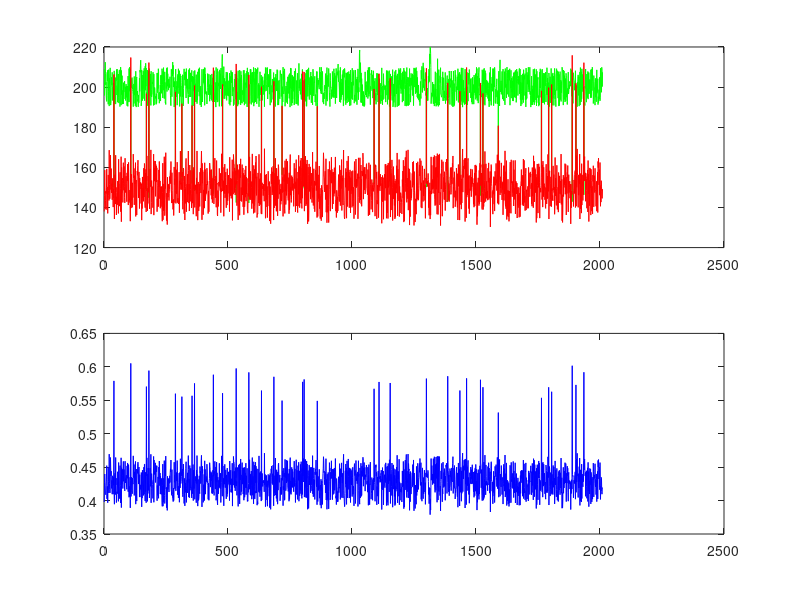

Here is the MATLAB script that generated this plot:

clear;
lambda1=0.3;      % average time at low
lambda2=10;      % average time at high
N=20;              % number of simulated traces

Tmax=2000;       % maximum time
cd('C:\Woods hole\New folder')

sz=0;in=0;
donor=[];acceptor=[];ALLT1=[];ALLT2=[];

%%%%%%% exponential distribution %%%%%

 T1=round(exprnd(lambda1,10000,1));
 T2=round(exprnd(lambda2,20000,1));
%%% random distribution %%%%
% T1=randi(20,10000,1);
 %T2=randi(500,20000,1);
T3=randi(1800,20000,1);
T4=randi(20,10000,1);

 
d_noise=10;
a_noise=10;

i=1;kk=1;

for j = 1:N
Time=[];donor=[];acceptor=[];
in=0;sz=0;  

while sz<Tmax
%     T1=round(random('Exponential',lambda1))+1;ALLT1=[ALLT1 T1];
%     T1=round(exprnd(lambda1));
    t1=T1(i);
    donor(1+in:in+t1)=150+ (-d_noise) + (2*d_noise) .*rand(t1,1);  %random number between -20 and 20 added. r = a + (b-a).*rand(100,1);
%     T2=round(random('Exponential',lambda2))+1;ALLT2=[ALLT2 T2];
%     T2=round(exprnd(lambda2));
    t2=T2(i+10000);
    donor(in+t1+1:in+t1+t2)=200+ (-d_noise) + (2*d_noise).*rand(t2,1); 
    sz=size (donor);sz=sz(2);
    in=t1+t2+in;
    i=i+1;
end    




err=-a_noise + (2*a_noise).*rand(sz,1);
% acceptor=(15.*ones(size(donor)))+err'; 

acceptor=350.-(donor+err');

ad=[];ad=zeros(1,max(size(donor)));
for k=1:randi(100);
    flicker=randi(5);    
    ad(1,T3(kk):T3(kk)+flicker)=randi(10);
    kk=kk+1;
end

donor=donor+ad;

Time=[1:sz];



FRET=acceptor./(donor+acceptor);

% plotting the traces and FRET
 subplot(2,1,1);
plot(Time,donor,'g',Time,acceptor,'r');

subplot(2,1,2)
plot(Time,FRET,'b')
%%%%%%%%%%%%%%%%%%%%%%%%%%%%%%

% saving the traces in 3 column .dat files.
output=[Time' , donor', acceptor'];
k=num2str(j);fname=['trace' k '.dat'];
save(fname,'output','-ascii') ;
%%%%%%%%%%%%%%%%%%%%
end
